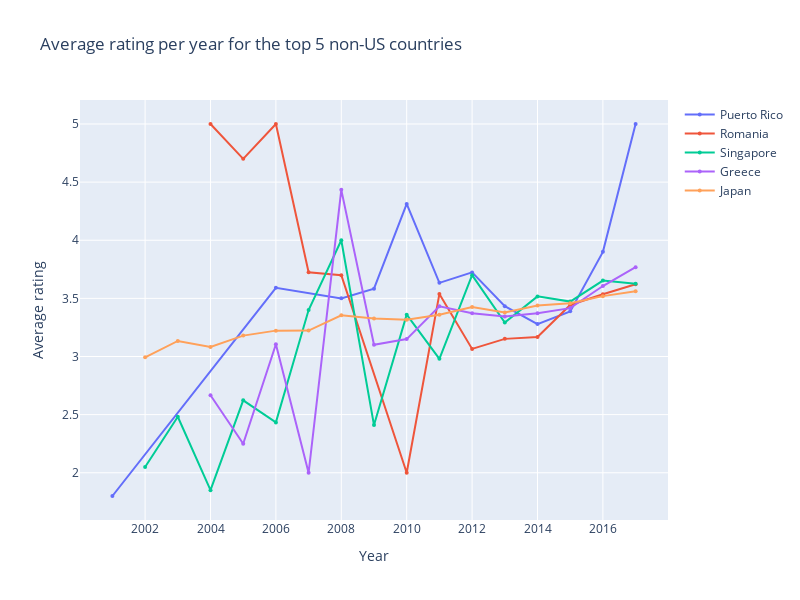

Source (notebook cell):
### Code cell
obj = {}
for state in average_rating_no_US.sort_values('count', ascending=False).head(5)['location']:
    filtered = df_ratings_no_text[df_ratings_no_text['country_user'] == state].groupby('year').agg({'rating': 'mean'}).reset_index()
    obj[state] = filtered
obj_combined = obj_combined | obj
plots_values_over_time(obj, 'year', 'rating', 'Year', 'Average rating', 'Average rating per year for the top 5 non-US countries')

### Figure 1 — Plotly figure (JSON) as saved in the notebook; plotly's stock layout.template omitted (floating-point values rounded to 4 significant figures)
{"data": [{"marker": {"size": 4}, "mode": "lines+markers", "name": "Puerto Rico", "type": "scatter", "x": [2001, 2006, 2008, 2009, 2010, 2011, 2012, 2013, 2014, 2015, 2016, 2017], "y": [1.8, 3.591, 3.5, 3.583, 4.312, 3.633, 3.724, 3.432, 3.279, 3.388, 3.9, 5]}, {"marker": {"size": 4}, "mode": "lines+markers", "name": "Romania", "type": "scatter", "x": [2004, 2005, 2006, 2007, 2008, 2010, 2011, 2012, 2013, 2014, 2015, 2016, 2017], "y": [5, 4.7, 5, 3.725, 3.7, 2, 3.538, 3.065, 3.152, 3.167, 3.443, 3.536, 3.621]}, {"marker": {"size": 4}, "mode": "lines+markers", "name": "Singapore", "type": "scatter", "x": [2002, 2003, 2004, 2005, 2006, 2007, 2008, 2009, 2010, 2011, 2012, 2013, 2014, 2015, 2016, 2017], "y": [2.05, 2.482, 1.85, 2.623, 2.433, 3.4, 4, 2.41, 3.36, 2.98, 3.7, 3.292, 3.517, 3.472, 3.653, 3.626]}, {"marker": {"size": 4}, "mode": "lines+markers", "name": "Greece", "type": "scatter", "x": [2004, 2005, 2006, 2007, 2008, 2009, 2010, 2011, 2012, 2013, 2014, 2015, 2016, 2017], "y": [2.667, 2.25, 3.106, 2, 4.433, 3.101, 3.15, 3.432, 3.372, 3.344, 3.371, 3.416, 3.606, 3.769]}, {"marker": {"size": 4}, "mode": "lines+markers", "name": "Japan", "type": "scatter", "x": [2002, 2003, 2004, 2005, 2006, 2007, 2008, 2009, 2010, 2011, 2012, 2013, 2014, 2015, 2016, 2017], "y": [2.993, 3.134, 3.082, 3.18, 3.222, 3.223, 3.355, 3.328, 3.316, 3.36, 3.427, 3.378, 3.439, 3.458, 3.519, 3.562]}], "layout": {"height": 600, "title": {"text": "Average rating per year for the top 5 non-US countries"}, "width": 800, "xaxis": {"dtick": 2, "tick0": 2002, "tickmode": "linear", "title": {"text": "Year"}}, "yaxis": {"title": {"text": "Average rating"}}}}
